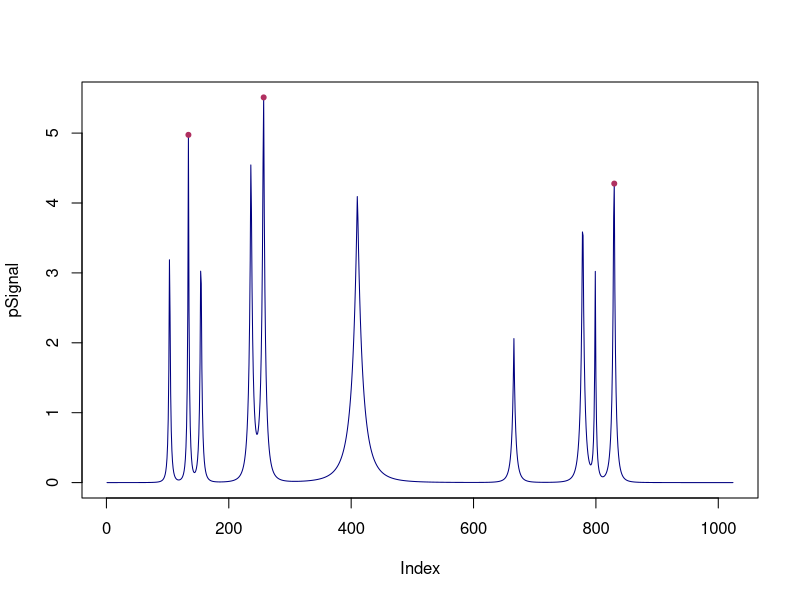

Reproduce this figure in R. (Note: this script raises an error after producing the figure.)
### peak

x<- seq(0, 1, len = 1024)
pos<- c(0.1, 0.13, 0.15, 0.23, 0.25, 0.40, 0.65, 0.76, 0.78, 0.81)
hgt<- c(4, 5, 4, 5, 6, 4.2, 2.1, 4.3, 3.1, 5.1, 4.2)
wdt<-c(0.005, 0.005, 0.006, 0.01, 0.01, 0.03, 0.01, 0.01, 0.005, 0.008, 0.005)
pSignal<- numeric(length(x))
for (i in seq(along=pos)){
  pSignal<-pSignal+hgt[i]/(1+abs((x-pos[i])/wdt[i]))^4
}
plot(pSignal, type="l", col="navy")

library(pracma)
findpeaks(pSignal, npeaks = 3, threshold = 3, sortstr = TRUE)
x<- findpeaks(pSignal, npeaks = 3, threshold = 4, sortstr = TRUE)
points(x[,2], x[,1], pch=20, col='maroon')

mean(diff(sort(x[,2])))
std(diff(sort(x[,2])))

mag<- function(df, column){
  df[,str_c("mag", column)]<- with(df, sqrt(get(str_c(column, ".x"))^2+get(str_c(column,".y"))^2+get(str_c(column, ".z"))^2))
  return(df)
}
library(dplyr)
library(stringr)
Peak_rslt<-data.frame()
a<- mag(a, "rotationRate")


for(d in fls){
  f<-get(d)
  f<-mag(f,"rotationRate")
  f<-mag(f,"userAcceleration")
  assign(d,f)}


for(d in fls){
  f<-get(d)

  p<-findpeaks(f$magrotationRate,threshold = 4)
  Peak_rslt<-rbind(Peak_rslt, data.frame(d,
  
  f_n=ifelse(!is.null(p),dim(p)[1],0),
  p_interval=ifelse(!is.null(p),ifelse(dim(p)[1]>2,mean(diff(p[,2])),0),0),
  p_interval_dtd=ifelse(!is.null(p),ifelse(dim(p)[1]>2,std(diff(p[,2])),0),0),
  p_mean=ifelse(!is.null(p),mean(p[,1]),0),
  p_max=ifelse(!is.null(p),max(p[,1]),0),
  p_min=ifelse(!is.null(p),min(p[,1]),0),
  p_std=ifelse(!is.null(p),std(p[,1]),0)))}


temp<-get(fls[1])
plot(temp$magrotationRate)

Peak_rslt
